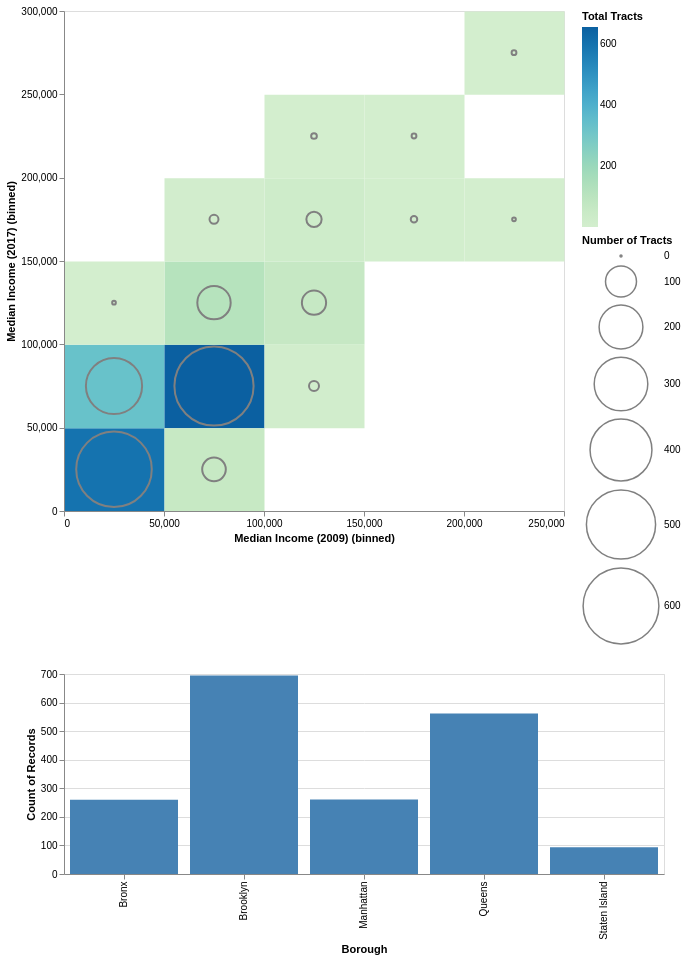

Express this chart as Vega-Lite.
### Vega-Lite specification from a JSON file in a GitHub repository (floating-point values rounded to 4 significant figures; data arrays with more than 128 entries replaced by an {"elided": "..."} marker saying what was removed)
{"config": {"view": {"width": 400, "height": 300}, "mark": {"tooltip": null}}, "vconcat": [{"layer": [{"mark": "rect", "encoding": {"color": {"type": "quantitative", "aggregate": "count", "legend": {"title": "Total Tracts"}, "scale": {"scheme": "greenblue"}}, "x": {"type": "quantitative", "bin": true, "field": "Median Income (2009)"}, "y": {"type": "quantitative", "bin": true, "field": "Median Income (2017)"}}, "height": 500, "width": 500}, {"mark": "point", "encoding": {"color": {"value": "grey"}, "size": {"type": "quantitative", "aggregate": "count", "legend": {"title": "Number of Tracts"}}, "x": {"type": "quantitative", "bin": true, "field": "Median Income (2009)"}, "y": {"type": "quantitative", "bin": true, "field": "Median Income (2017)"}}, "height": 500, "transform": [{"filter": {"selection": "selector007"}}], "width": 500}]}, {"mark": "bar", "encoding": {"color": {"condition": {"value": "steelblue", "selection": "selector007"}, "value": "grey"}, "x": {"type": "nominal", "field": "Borough"}, "y": {"type": "quantitative", "aggregate": "count"}}, "height": 200, "selection": {"selector007": {"type": "single", "encodings": ["x"]}}, "width": 600}], "data": {"name": "data-623bad0bea50418459b46520bfd8ef60"}, "resolve": {"legend": {"color": "independent", "size": "independent"}}, "$schema": "https://vega.github.io/schema/vega-lite/v3.4.0.json", "datasets": {"data-623bad0bea50418459b46520bfd8ef60": {"elided": "1872 records"}}}
